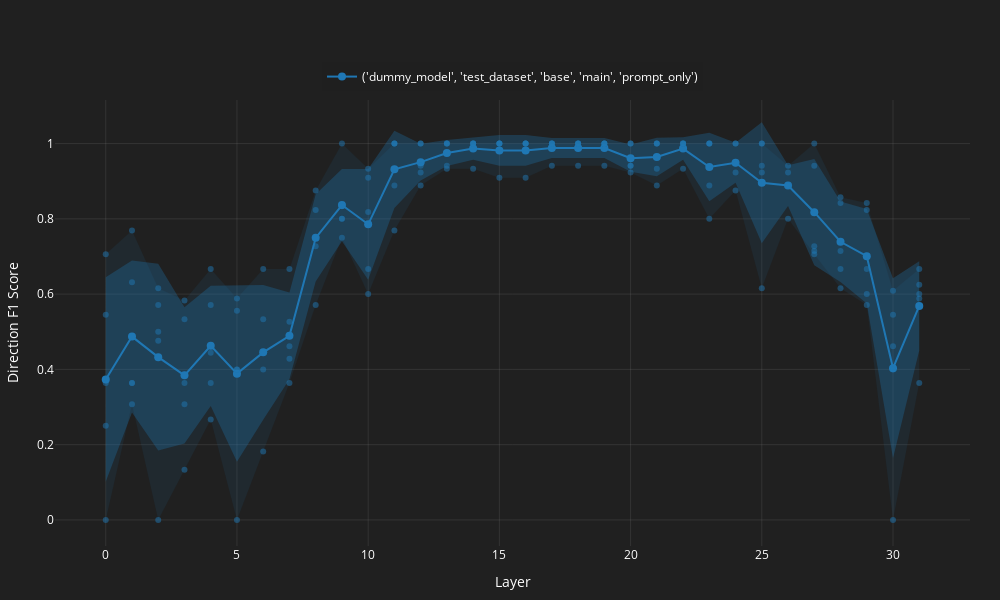
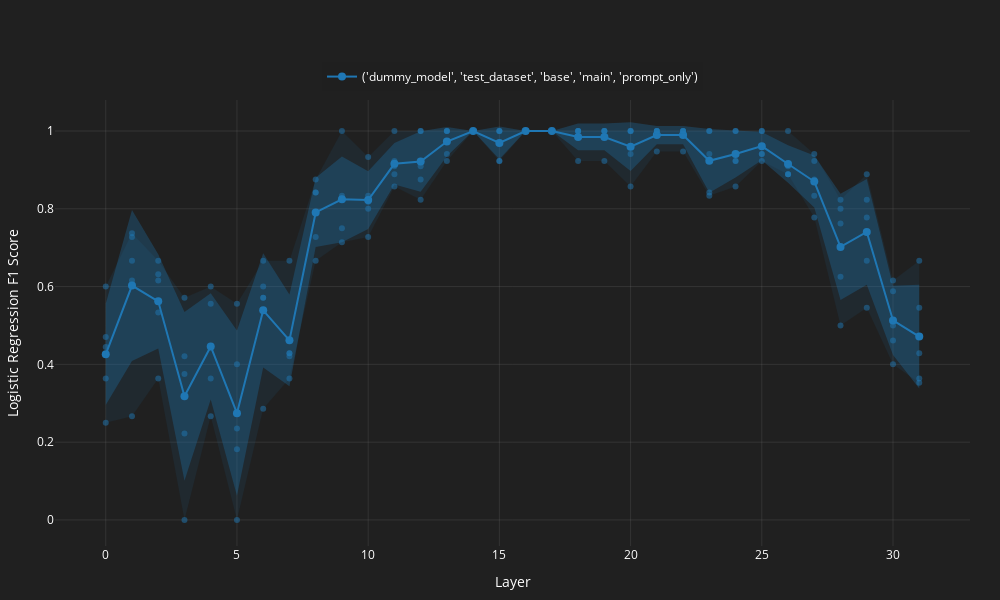

Notebook cell for these charts, in order:
### Code cell
for classifier in ["direction", "logistic_regression"]:
    # for metric in ["f1_score", "accuracy_score", "precision_score", "recall_score"]:
    for metric in ["f1_score"]:
        plot_dict = {}
        for conf, res_df_ in res_df.groupby(["model_id", "dataset_id", "prompt_id", "subset_id", "input_type"]):
            # if conf[4] != "prompt_only":
            #     continue
            
            print(f"{conf=}")
            res_df_pivot = pd.pivot(
                res_df_.drop(columns=["model_id", "dataset_id", "prompt_id", "subset_id", "input_type"]),
                index='layer',
                columns='fold',
                # values=['direction_f1_score', 'logistic_regression_f1_score']  # add all metrics you want to keep
            )
            # for classifier in ["direction", "logistic_regression"]:
            #     for metric in ["f1_score", "accuracy_score", "precision_score", "recall_score"]:
            plot_dict[str(conf)] = res_df_pivot[[f"{classifier}_{metric}"]]

        plot_interactive_lineplot(
            plot_dict,
            x_label="Layer",
            y_label=f"{classifier}_{metric}".replace("_", " ").title(),
            # save_path=f"./classification_data/figures/res_df_llama31_8B_4_memory_datasets_{classifier}_{metric}.html"
        ).show()

### Figure 1 — Plotly figure (JSON) as saved in the notebook; plotly's stock layout.template omitted (floating-point values rounded to 4 significant figures)
{"data": [{"legendgroup": "('dummy_model', 'test_dataset', 'base', 'main', 'prompt_only')", "line": {"color": "#1f77b4", "width": 2}, "marker": {"size": 8}, "mode": "lines+markers", "name": "('dummy_model', 'test_dataset', 'base', 'main', 'prompt_only')", "type": "scatter", "x": [0, 1, 2, 3, 4, 5, 6, 7, 8, 9, 10, 11, 12, 13, 14, 15, 16, 17, 18, 19, 20, 21, 22, 23, 24, 25, 26, 27, 28, 29, 30, 31], "y": [0.373, 0.4872, 0.4326, 0.3843, 0.4626, 0.3888, 0.4453, 0.4893, 0.7494, 0.8367, 0.7855, 0.9316, 0.9506, 0.9749, 0.9867, 0.9818, 0.9818, 0.9882, 0.9882, 0.9882, 0.9611, 0.9644, 0.9867, 0.9378, 0.9491, 0.8959, 0.8884, 0.8177, 0.7391, 0.7007, 0.4031, 0.5687]}, {"legendgroup": "('dummy_model', 'test_dataset', 'base', 'main', 'prompt_only')", "line": {"width": 0}, "mode": "lines", "name": "('dummy_model', 'test_dataset', 'base', 'main', 'prompt_only') Max", "showlegend": false, "type": "scatter", "x": [0, 1, 2, 3, 4, 5, 6, 7, 8, 9, 10, 11, 12, 13, 14, 15, 16, 17, 18, 19, 20, 21, 22, 23, 24, 25, 26, 27, 28, 29, 30, 31], "y": [0.7059, 0.7692, 0.6154, 0.5833, 0.6667, 0.5882, 0.6667, 0.6667, 0.875, 1.0, 0.9333, 1.0, 1.0, 1.0, 1.0, 1.0, 1.0, 1.0, 1.0, 1.0, 1.0, 1.0, 1.0, 1.0, 1.0, 1.0, 0.9412, 1.0, 0.8571, 0.8421, 0.6087, 0.6667]}, {"fill": "tonexty", "fillcolor": "rgba(31, 119, 180, 0.1)", "legendgroup": "('dummy_model', 'test_dataset', 'base', 'main', 'prompt_only')", "line": {"width": 0}, "mode": "lines", "name": "('dummy_model', 'test_dataset', 'base', 'main', 'prompt_only') Min", "showlegend": false, "type": "scatter", "x": [0, 1, 2, 3, 4, 5, 6, 7, 8, 9, 10, 11, 12, 13, 14, 15, 16, 17, 18, 19, 20, 21, 22, 23, 24, 25, 26, 27, 28, 29, 30, 31], "y": [0.0, 0.3077, 0.0, 0.1333, 0.2667, 0.0, 0.1818, 0.3636, 0.5714, 0.75, 0.6, 0.7692, 0.8889, 0.9333, 0.9333, 0.9091, 0.9091, 0.9412, 0.9412, 0.9412, 0.9231, 0.8889, 0.9333, 0.8, 0.875, 0.6154, 0.8, 0.7059, 0.6154, 0.5714, 0.0, 0.3636]}, {"legendgroup": "('dummy_model', 'test_dataset', 'base', 'main', 'prompt_only')", "line": {"width": 0}, "mode": "lines", "name": "('dummy_model', 'test_dataset', 'base', 'main', 'prompt_only') +1 STD", "showlegend": false, "type": "scatter", "x": [0, 1, 2, 3, 4, 5, 6, 7, 8, 9, 10, 11, 12, 13, 14, 15, 16, 17, 18, 19, 20, 21, 22, 23, 24, 25, 26, 27, 28, 29, 30, 31], "y": [0.6445, 0.6891, 0.6807, 0.5653, 0.6223, 0.6227, 0.6243, 0.6045, 0.865, 0.9327, 0.9327, 1.034, 0.9995, 1.009, 1.016, 1.022, 1.022, 1.015, 1.015, 1.015, 0.9974, 1.016, 1.016, 1.029, 1.002, 1.057, 0.9427, 0.959, 0.846, 0.8263, 0.6421, 0.6872]}, {"fill": "tonexty", "fillcolor": "rgba(31, 119, 180, 0.3)", "legendgroup": "('dummy_model', 'test_dataset', 'base', 'main', 'prompt_only')", "line": {"width": 0}, "mode": "lines", "name": "('dummy_model', 'test_dataset', 'base', 'main', 'prompt_only') -1 STD", "showlegend": false, "type": "scatter", "x": [0, 1, 2, 3, 4, 5, 6, 7, 8, 9, 10, 11, 12, 13, 14, 15, 16, 17, 18, 19, 20, 21, 22, 23, 24, 25, 26, 27, 28, 29, 30, 31], "y": [0.1015, 0.2852, 0.1845, 0.2032, 0.3029, 0.1548, 0.2662, 0.3742, 0.6339, 0.7406, 0.6382, 0.8289, 0.9018, 0.9404, 0.9569, 0.9412, 0.9412, 0.9619, 0.9619, 0.9619, 0.9248, 0.9133, 0.9569, 0.847, 0.8958, 0.7353, 0.8341, 0.6764, 0.6322, 0.5752, 0.1642, 0.4502]}, {"legendgroup": "('dummy_model', 'test_dataset', 'base', 'main', 'prompt_only')", "marker": {"color": "#1f77b4", "opacity": 0.5, "size": 6}, "mode": "markers", "name": "('dummy_model', 'test_dataset', 'base', 'main', 'prompt_only') Fold ('direction_f1_score', 0)", "showlegend": false, "type": "scatter", "x": [0, 1, 2, 3, 4, 5, 6, 7, 8, 9, 10, 11, 12, 13, 14, 15, 16, 17, 18, 19, 20, 21, 22, 23, 24, 25, 26, 27, 28, 29, 30, 31], "y": [0.3636, 0.3636, 0.0, 0.5333, 0.3636, 0.5882, 0.4444, 0.3636, 0.7273, 0.8333, 0.6, 1.0, 0.9231, 1.0, 1.0, 1.0, 1.0, 1.0, 1.0, 1.0, 1.0, 1.0, 1.0, 1.0, 1.0, 1.0, 0.8, 1.0, 0.7143, 0.6667, 0.0, 0.3636]}, {"legendgroup": "('dummy_model', 'test_dataset', 'base', 'main', 'prompt_only')", "marker": {"color": "#1f77b4", "opacity": 0.5, "size": 6}, "mode": "markers", "name": "('dummy_model', 'test_dataset', 'base', 'main', 'prompt_only') Fold ('direction_f1_score', 1)", "showlegend": false, "type": "scatter", "x": [0, 1, 2, 3, 4, 5, 6, 7, 8, 9, 10, 11, 12, 13, 14, 15, 16, 17, 18, 19, 20, 21, 22, 23, 24, 25, 26, 27, 28, 29, 30, 31], "y": [0.5455, 0.3077, 0.5, 0.5833, 0.2667, 0.5556, 0.5333, 0.5263, 0.75, 0.8, 0.8182, 1.0, 1.0, 1.0, 1.0, 1.0, 1.0, 1.0, 1.0, 1.0, 0.9412, 1.0, 1.0, 1.0, 1.0, 1.0, 0.9412, 0.7059, 0.8421, 0.5714, 0.6087, 0.6667]}, {"legendgroup": "('dummy_model', 'test_dataset', 'base', 'main', 'prompt_only')", "marker": {"color": "#1f77b4", "opacity": 0.5, "size": 6}, "mode": "markers", "name": "('dummy_model', 'test_dataset', 'base', 'main', 'prompt_only') Fold ('direction_f1_score', 2)", "showlegend": false, "type": "scatter", "x": [0, 1, 2, 3, 4, 5, 6, 7, 8, 9, 10, 11, 12, 13, 14, 15, 16, 17, 18, 19, 20, 21, 22, 23, 24, 25, 26, 27, 28, 29, 30, 31], "y": [0.0, 0.6316, 0.4762, 0.1333, 0.6667, 0.4, 0.6667, 0.4615, 0.8235, 0.75, 0.6667, 0.8889, 0.9412, 0.9412, 1.0, 1.0, 1.0, 0.9412, 0.9412, 0.9412, 0.9412, 0.8889, 1.0, 0.8, 0.9474, 0.6154, 0.8889, 0.7143, 0.8571, 0.8235, 0.5455, 0.625]}, {"legendgroup": "('dummy_model', 'test_dataset', 'base', 'main', 'prompt_only')", "marker": {"color": "#1f77b4", "opacity": 0.5, "size": 6}, "mode": "markers", "name": "('dummy_model', 'test_dataset', 'base', 'main', 'prompt_only') Fold ('direction_f1_score', 3)", "showlegend": false, "type": "scatter", "x": [0, 1, 2, 3, 4, 5, 6, 7, 8, 9, 10, 11, 12, 13, 14, 15, 16, 17, 18, 19, 20, 21, 22, 23, 24, 25, 26, 27, 28, 29, 30, 31], "y": [0.25, 0.7692, 0.6154, 0.3636, 0.4444, 0.0, 0.4, 0.6667, 0.5714, 0.8, 0.9091, 1.0, 1.0, 1.0, 1.0, 0.9091, 0.9091, 1.0, 1.0, 1.0, 0.9231, 1.0, 1.0, 1.0, 0.9231, 0.9231, 0.9231, 0.7273, 0.6154, 0.6, 0.4, 0.6]}, {"legendgroup": "('dummy_model', 'test_dataset', 'base', 'main', 'prompt_only')", "marker": {"color": "#1f77b4", "opacity": 0.5, "size": 6}, "mode": "markers", "name": "('dummy_model', 'test_dataset', 'base', 'main', 'prompt_only') Fold ('direction_f1_score', 4)", "showlegend": false, "type": "scatter", "x": [0, 1, 2, 3, 4, 5, 6, 7, 8, 9, 10, 11, 12, 13, 14, 15, 16, 17, 18, 19, 20, 21, 22, 23, 24, 25, 26, 27, 28, 29, 30, 31], "y": [0.7059, 0.3636, 0.5714, 0.3077, 0.5714, 0.4, 0.1818, 0.4286, 0.875, 1.0, 0.9333, 0.7692, 0.8889, 0.9333, 0.9333, 1.0, 1.0, 1.0, 1.0, 1.0, 1.0, 0.9333, 0.9333, 0.8889, 0.875, 0.9412, 0.8889, 0.9412, 0.6667, 0.8421, 0.4615, 0.5882]}], "layout": {"font": {"color": "white"}, "height": 600, "legend": {"bgcolor": "rgba(32, 32, 32, 0.8)", "orientation": "h", "x": 0.5, "xanchor": "center", "y": 1.02, "yanchor": "bottom"}, "margin": {"b": 50, "l": 50, "r": 30, "t": 100}, "paper_bgcolor": "rgba(32, 32, 32, 1)", "plot_bgcolor": "rgba(32, 32, 32, 1)", "showlegend": true, "title": {}, "width": 1000, "xaxis": {"gridcolor": "rgba(128, 128, 128, 0.2)", "title": {"text": "Layer"}, "zeroline": false}, "yaxis": {"gridcolor": "rgba(128, 128, 128, 0.2)", "title": {"text": "Direction F1 Score"}, "zeroline": false}}}

### Figure 2 — Plotly figure (JSON) as saved in the notebook; plotly's stock layout.template omitted (floating-point values rounded to 4 significant figures)
{"data": [{"legendgroup": "('dummy_model', 'test_dataset', 'base', 'main', 'prompt_only')", "line": {"color": "#1f77b4", "width": 2}, "marker": {"size": 8}, "mode": "lines+markers", "name": "('dummy_model', 'test_dataset', 'base', 'main', 'prompt_only')", "type": "scatter", "x": [0, 1, 2, 3, 4, 5, 6, 7, 8, 9, 10, 11, 12, 13, 14, 15, 16, 17, 18, 19, 20, 21, 22, 23, 24, 25, 26, 27, 28, 29, 30, 31], "y": [0.4257, 0.6026, 0.5621, 0.3179, 0.4461, 0.2745, 0.539, 0.4617, 0.7906, 0.8242, 0.8224, 0.9156, 0.9215, 0.9729, 1.0, 0.9692, 1.0, 1.0, 0.9846, 0.9846, 0.9597, 0.9895, 0.9895, 0.9233, 0.9407, 0.9611, 0.9152, 0.8701, 0.7021, 0.7405, 0.513, 0.4715]}, {"legendgroup": "('dummy_model', 'test_dataset', 'base', 'main', 'prompt_only')", "line": {"width": 0}, "mode": "lines", "name": "('dummy_model', 'test_dataset', 'base', 'main', 'prompt_only') Max", "showlegend": false, "type": "scatter", "x": [0, 1, 2, 3, 4, 5, 6, 7, 8, 9, 10, 11, 12, 13, 14, 15, 16, 17, 18, 19, 20, 21, 22, 23, 24, 25, 26, 27, 28, 29, 30, 31], "y": [0.6, 0.7368, 0.6667, 0.5714, 0.6, 0.5556, 0.6667, 0.6667, 0.875, 1.0, 0.9333, 1.0, 1.0, 1.0, 1.0, 1.0, 1.0, 1.0, 1.0, 1.0, 1.0, 1.0, 1.0, 1.0, 1.0, 1.0, 1.0, 0.9412, 0.8235, 0.8889, 0.6154, 0.6667]}, {"fill": "tonexty", "fillcolor": "rgba(31, 119, 180, 0.1)", "legendgroup": "('dummy_model', 'test_dataset', 'base', 'main', 'prompt_only')", "line": {"width": 0}, "mode": "lines", "name": "('dummy_model', 'test_dataset', 'base', 'main', 'prompt_only') Min", "showlegend": false, "type": "scatter", "x": [0, 1, 2, 3, 4, 5, 6, 7, 8, 9, 10, 11, 12, 13, 14, 15, 16, 17, 18, 19, 20, 21, 22, 23, 24, 25, 26, 27, 28, 29, 30, 31], "y": [0.25, 0.2667, 0.3636, 0.0, 0.2667, 0.0, 0.2857, 0.3636, 0.6667, 0.7143, 0.7273, 0.8571, 0.8235, 0.9231, 1.0, 0.9231, 1.0, 1.0, 0.9231, 0.9231, 0.8571, 0.9474, 0.9474, 0.8333, 0.8571, 0.9231, 0.8889, 0.7778, 0.5, 0.5455, 0.4, 0.3529]}, {"legendgroup": "('dummy_model', 'test_dataset', 'base', 'main', 'prompt_only')", "line": {"width": 0}, "mode": "lines", "name": "('dummy_model', 'test_dataset', 'base', 'main', 'prompt_only') +1 STD", "showlegend": false, "type": "scatter", "x": [0, 1, 2, 3, 4, 5, 6, 7, 8, 9, 10, 11, 12, 13, 14, 15, 16, 17, 18, 19, 20, 21, 22, 23, 24, 25, 26, 27, 28, 29, 30, 31], "y": [0.5556, 0.7967, 0.6834, 0.535, 0.5827, 0.4868, 0.6859, 0.5795, 0.8798, 0.9344, 0.8966, 0.9689, 0.9994, 1.011, 1.0, 1.011, 1.0, 1.0, 1.019, 1.019, 1.022, 1.013, 1.013, 1.005, 1.001, 0.9974, 0.9634, 0.9367, 0.8387, 0.8763, 0.6021, 0.6048]}, {"fill": "tonexty", "fillcolor": "rgba(31, 119, 180, 0.3)", "legendgroup": "('dummy_model', 'test_dataset', 'base', 'main', 'prompt_only')", "line": {"width": 0}, "mode": "lines", "name": "('dummy_model', 'test_dataset', 'base', 'main', 'prompt_only') -1 STD", "showlegend": false, "type": "scatter", "x": [0, 1, 2, 3, 4, 5, 6, 7, 8, 9, 10, 11, 12, 13, 14, 15, 16, 17, 18, 19, 20, 21, 22, 23, 24, 25, 26, 27, 28, 29, 30, 31], "y": [0.2959, 0.4085, 0.4409, 0.1009, 0.3094, 0.06227, 0.3922, 0.3439, 0.7015, 0.714, 0.7483, 0.8624, 0.8437, 0.9351, 1.0, 0.9271, 1.0, 1.0, 0.9502, 0.9502, 0.8969, 0.9659, 0.9659, 0.8415, 0.8802, 0.9248, 0.8669, 0.8034, 0.5654, 0.6046, 0.424, 0.3381]}, {"legendgroup": "('dummy_model', 'test_dataset', 'base', 'main', 'prompt_only')", "marker": {"color": "#1f77b4", "opacity": 0.5, "size": 6}, "mode": "markers", "name": "('dummy_model', 'test_dataset', 'base', 'main', 'prompt_only') Fold ('logistic_regression_f1_score', 0)", "showlegend": false, "type": "scatter", "x": [0, 1, 2, 3, 4, 5, 6, 7, 8, 9, 10, 11, 12, 13, 14, 15, 16, 17, 18, 19, 20, 21, 22, 23, 24, 25, 26, 27, 28, 29, 30, 31], "y": [0.3636, 0.6154, 0.3636, 0.5714, 0.3636, 0.1818, 0.6, 0.3636, 0.7273, 0.8333, 0.7273, 0.9091, 0.9091, 0.9231, 1.0, 0.9231, 1.0, 1.0, 0.9231, 1.0, 1.0, 1.0, 1.0, 1.0, 0.9231, 1.0, 1.0, 0.9231, 0.8, 0.6667, 0.4, 0.3636]}, {"legendgroup": "('dummy_model', 'test_dataset', 'base', 'main', 'prompt_only')", "marker": {"color": "#1f77b4", "opacity": 0.5, "size": 6}, "mode": "markers", "name": "('dummy_model', 'test_dataset', 'base', 'main', 'prompt_only') Fold ('logistic_regression_f1_score', 1)", "showlegend": false, "type": "scatter", "x": [0, 1, 2, 3, 4, 5, 6, 7, 8, 9, 10, 11, 12, 13, 14, 15, 16, 17, 18, 19, 20, 21, 22, 23, 24, 25, 26, 27, 28, 29, 30, 31], "y": [0.4444, 0.2667, 0.6316, 0.375, 0.2667, 0.5556, 0.5714, 0.4211, 0.8421, 0.7143, 0.8182, 1.0, 1.0, 1.0, 1.0, 1.0, 1.0, 1.0, 1.0, 1.0, 0.9412, 1.0, 0.9474, 1.0, 1.0, 1.0, 0.8889, 0.7778, 0.8235, 0.8235, 0.5882, 0.3529]}, {"legendgroup": "('dummy_model', 'test_dataset', 'base', 'main', 'prompt_only')", "marker": {"color": "#1f77b4", "opacity": 0.5, "size": 6}, "mode": "markers", "name": "('dummy_model', 'test_dataset', 'base', 'main', 'prompt_only') Fold ('logistic_regression_f1_score', 2)", "showlegend": false, "type": "scatter", "x": [0, 1, 2, 3, 4, 5, 6, 7, 8, 9, 10, 11, 12, 13, 14, 15, 16, 17, 18, 19, 20, 21, 22, 23, 24, 25, 26, 27, 28, 29, 30, 31], "y": [0.4706, 0.7368, 0.5333, 0.2222, 0.5556, 0.4, 0.6667, 0.4286, 0.8421, 0.8235, 0.8, 0.8889, 0.875, 0.9412, 1.0, 1.0, 1.0, 1.0, 1.0, 1.0, 1.0, 0.9474, 1.0, 0.9412, 1.0, 0.9412, 0.8889, 0.875, 0.7619, 0.7778, 0.5, 0.6667]}, {"legendgroup": "('dummy_model', 'test_dataset', 'base', 'main', 'prompt_only')", "marker": {"color": "#1f77b4", "opacity": 0.5, "size": 6}, "mode": "markers", "name": "('dummy_model', 'test_dataset', 'base', 'main', 'prompt_only') Fold ('logistic_regression_f1_score', 3)", "showlegend": false, "type": "scatter", "x": [0, 1, 2, 3, 4, 5, 6, 7, 8, 9, 10, 11, 12, 13, 14, 15, 16, 17, 18, 19, 20, 21, 22, 23, 24, 25, 26, 27, 28, 29, 30, 31], "y": [0.25, 0.7273, 0.6154, 0.0, 0.6, 0.0, 0.5714, 0.6667, 0.6667, 0.75, 0.8333, 0.9231, 1.0, 1.0, 1.0, 0.9231, 1.0, 1.0, 1.0, 0.9231, 0.8571, 1.0, 1.0, 0.8333, 0.9231, 0.9231, 0.9091, 0.8333, 0.5, 0.5455, 0.6154, 0.5455]}, {"legendgroup": "('dummy_model', 'test_dataset', 'base', 'main', 'prompt_only')", "marker": {"color": "#1f77b4", "opacity": 0.5, "size": 6}, "mode": "markers", "name": "('dummy_model', 'test_dataset', 'base', 'main', 'prompt_only') Fold ('logistic_regression_f1_score', 4)", "showlegend": false, "type": "scatter", "x": [0, 1, 2, 3, 4, 5, 6, 7, 8, 9, 10, 11, 12, 13, 14, 15, 16, 17, 18, 19, 20, 21, 22, 23, 24, 25, 26, 27, 28, 29, 30, 31], "y": [0.6, 0.6667, 0.6667, 0.4211, 0.4444, 0.2353, 0.2857, 0.4286, 0.875, 1.0, 0.9333, 0.8571, 0.8235, 1.0, 1.0, 1.0, 1.0, 1.0, 1.0, 1.0, 1.0, 1.0, 1.0, 0.8421, 0.8571, 0.9412, 0.8889, 0.9412, 0.625, 0.8889, 0.4615, 0.4286]}], "layout": {"font": {"color": "white"}, "height": 600, "legend": {"bgcolor": "rgba(32, 32, 32, 0.8)", "orientation": "h", "x": 0.5, "xanchor": "center", "y": 1.02, "yanchor": "bottom"}, "margin": {"b": 50, "l": 50, "r": 30, "t": 100}, "paper_bgcolor": "rgba(32, 32, 32, 1)", "plot_bgcolor": "rgba(32, 32, 32, 1)", "showlegend": true, "title": {}, "width": 1000, "xaxis": {"gridcolor": "rgba(128, 128, 128, 0.2)", "title": {"text": "Layer"}, "zeroline": false}, "yaxis": {"gridcolor": "rgba(128, 128, 128, 0.2)", "title": {"text": "Logistic Regression F1 Score"}, "zeroline": false}}}
